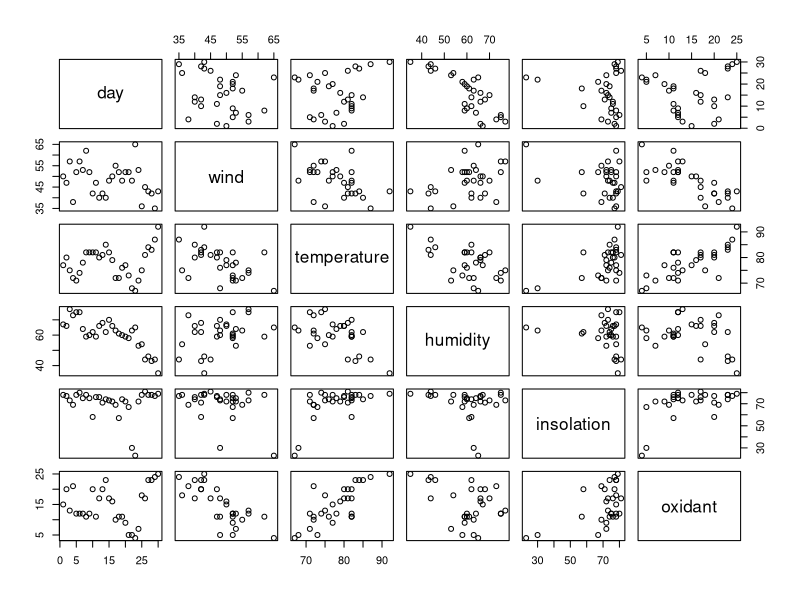
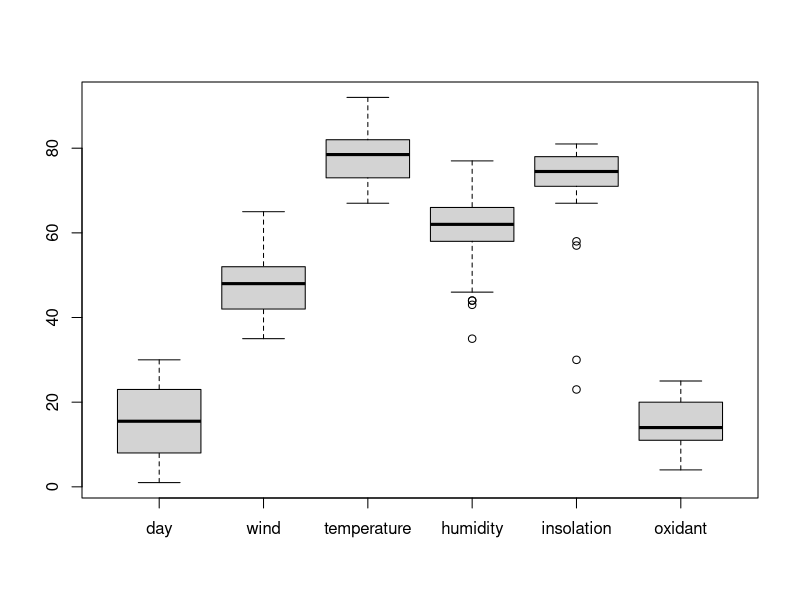
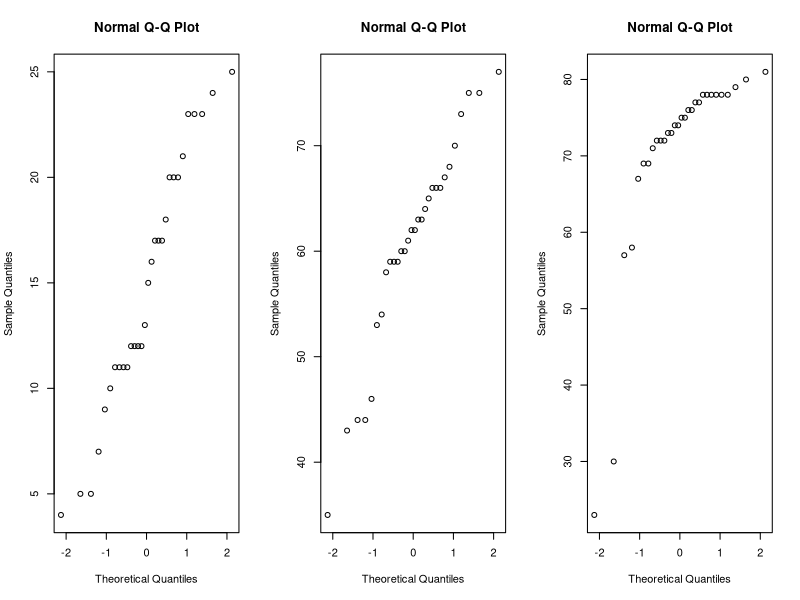
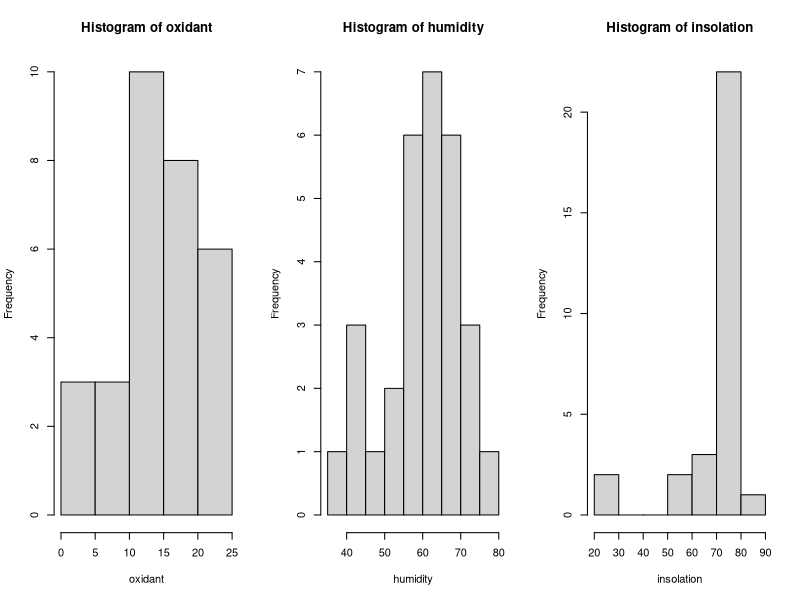
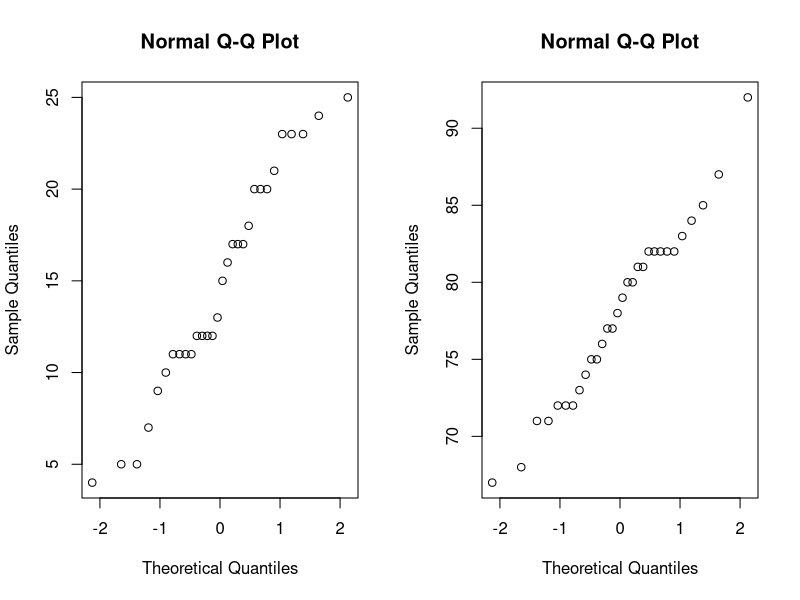
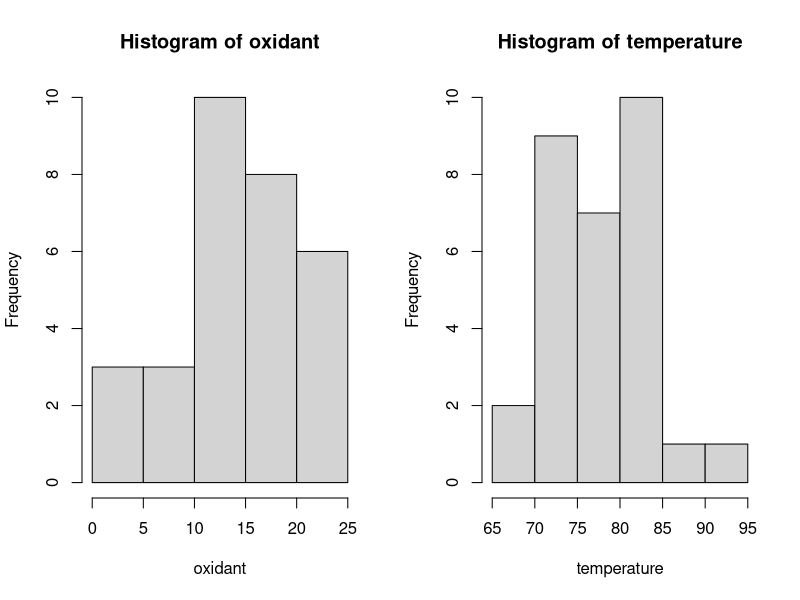
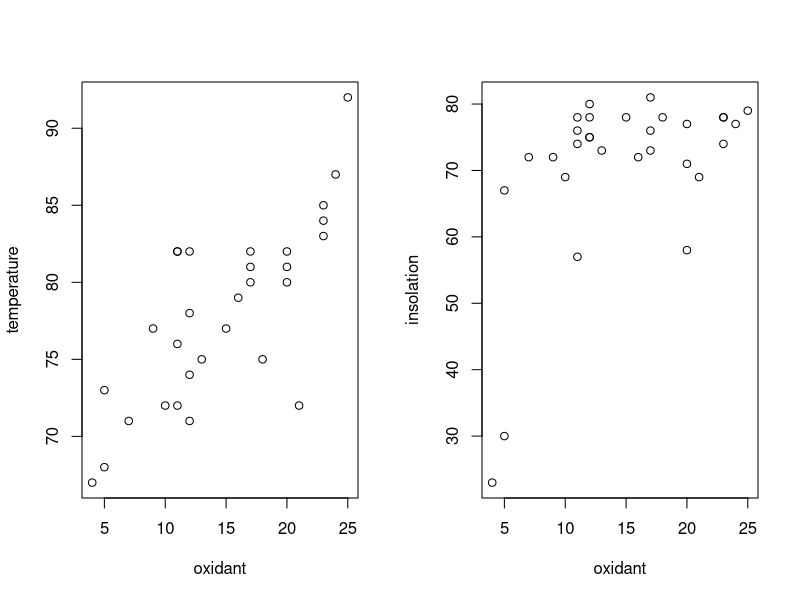
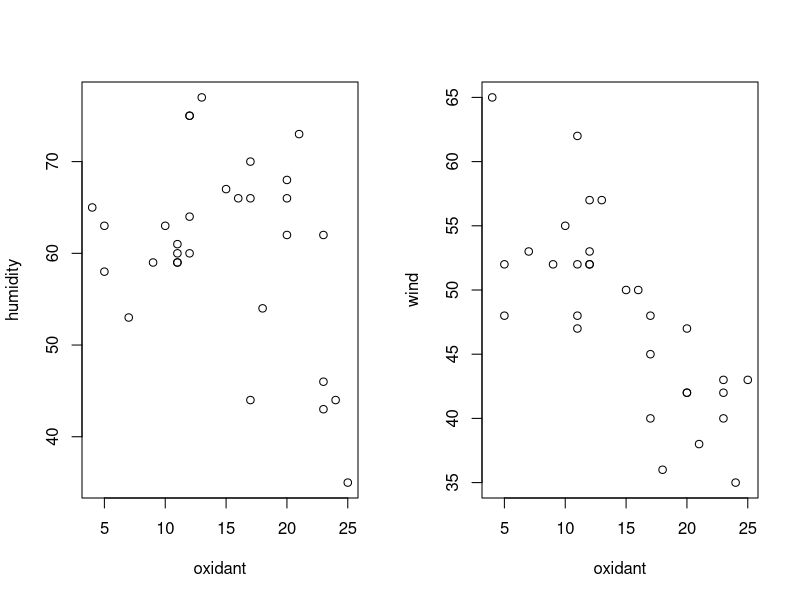

Here is the R script that generated these plots, in order:
data.airpollution <- read.table("datas/airpollution.txt", header = TRUE)
data.airpollution

# a
summary(data.airpollution)
# Make some graphical summaries of the data.
pairs(data.airpollution)
boxplot(data.airpollution) # There are no straight line in the scatter plot.
# humidity and insolation have outliers

attach(data.airpollution)
par(mfrow=c(1,3))
qqnorm(oxidant) ; qqnorm(humidity) ; qqnorm(insolation)
hist(oxidant) ; hist(humidity) ; hist(insolation)

par(mfrow=c(1,2))
qqnorm(oxidant) ; qqnorm(temperature)
hist(oxidant) ; hist(temperature)
plot(oxidant,temperature) ; plot(oxidant,insolation)
plot(oxidant,humidity) ; plot(oxidant,wind)

# Investigate the problem of potential and influence points, and the problem of collinearity.

# whole model
lmwind11 = lm(oxidant~temperature+wind+humidity+insolation)
order(abs(residuals(lmwind11)))
plot(residuals(lmwind11))

o11 = rep(0,30) ; o11[11] = 1 ; o11 # 11th outliers
airpolutionlm11 =  lm(oxidant~temperature+wind+humidity+insolation+o11)
summary(airpolutionlm11)
# the coefficient for explanatory variable o11(0.0171) is insignificantly different from 0 and the outlier is insignificant

# partly model ( temperature and wind)

airpolutionlmtmp = lm(oxidant~temperature)
order(abs(residuals(airpolutionlmtmp)))

o4 = rep(0,30) ; o4[4] = 1 ; o4 # 4th outliers
airpolutionlm4 =  lm(oxidant~temperature+o4) ;
summary(airpolutionlm4)
# the coefficient for explanatory variable o4 is significantly different from 0 and the outlier is significant

# partly model
airpolutionlmwind = lm(oxidant~wind)
order(abs(residuals(airpolutionlmwind)))
plot(residuals(airpolutionlmwind))

o22 = rep(0,30) ; o22[22] = 1 ; o22 # 22th outliers
airpolutionlm22 =  lm(oxidant~wind+o22)
summary(airpolutionlm22)
# the coefficient for explanatory variable u22 is significantly different from 0 and the outlier is significant


# influence point

oxilm = lm(oxidant~temperature+wind+humidity+insolation)
oxi_c = round(cooks.distance(oxilm), 2) # 23rd is the most influential day with respect to the Cook's distance
plot(1:30, oxi_c, type = "b")
oxi_c #influence point: 23th - 0.83

lmwind = lm(oxidant~wind)
round(cooks.distance(lmwind),2)
plot(1:30,cooks.distance(lmwind),type = 'b') # 8th point

lmtemp = lm(oxidant~temperature)
round(cooks.distance(lmtemp),2)
plot(1:30,cooks.distance(lmtemp),type = 'b') # 4th point

lmhumid = lm(oxidant~humidity)
round(cooks.distance(lmhumid),2)
plot(1:30,cooks.distance(lmhumid),type = 'b') # 30th point

plot(temperature~wind)
pairs(data.airpollution)
round(cor(data.airpollution),2)
# checking the collinearity
# oxidant ~ temperature correlation is the highest 0.76


# b
# Use the added variable plot to depict the relationship between response oxidant and predictor wind.

x=residuals(lm(wind~temperature+humidity+insolation))
y=residuals(lm(oxidant~temperature+humidity+insolation)) 
summary(lm(oxidant~temperature+wind+humidity+insolation)) # estimate will give us the slope of all of them
plot(x,y,main="Added variable plot for + wind", xlab="residual of wind",ylab="residual of oxidant")

#  What is the meaning of the slope of fitted regression for this scatter plot? 
# wind has a negative slope while temperature has a positive and highest slope.

# c
# Fit a linear regression model to the data. Use both the step-up and step-down methods to find the best model.
# Step-up Model

summary(lm(oxidant~wind))
summary(lm(oxidant~temperature))
summary(lm(oxidant~humidity))
summary(lm(oxidant~insolation))
# Thus, the first variable to add is winds

summary(lm(oxidant~wind+temperature)) # we can include temperature since it's significant and R-squared is higher.
summary(lm(oxidant~wind+humidity)) # we can not add humidity since it's not significant
summary(lm(oxidant~wind+insolation)) # insolation with wind is not highly significant, so we can check insolation with other factors.

summary(lm(oxidant~wind+temperature+insolation)) # we can see that insolation together with wind and temperature is not significant so do not add this.
# summary(lm(oxidant~wind+temperature) seems like correct model.
# Resulting model : oxidant = -5.20334 -0.42706 * wind + 0.52035 * temperature  + error

# Step-down Model
summary(lm(oxidant~wind+temperature+humidity+insolation)) # with 0.65728 insolation has the highest value, so remove it
summary(lm(oxidant~wind+temperature+humidity)) # humidity has 0.131 so we'll remove it
summary(lm(oxidant~wind+temperature)) # there is no insignificant variables left.
# Resulting model : oxidant = -5.20334  + -0.42706 * wind + 0.52035 * temperature + error

# d
# Determine 95% confidence and prediction intervals for oxidant using the model you preferred in c) for wind=33, temperature=54, humidity=77 and insolation=21.
linearmodel.airpollution <- lm(oxidant~wind+temperature)
fitted(linearmodel.airpollution)
new.data <- data.frame(wind=33, temperature=54, humidity=77,insolation=21)
predict(linearmodel.airpollution, new.data, interval = "confidence", level= 0.95)
predict(linearmodel.airpollution, new.data, interval = "prediction", level= 0.95)

# Prediction interval is larger.